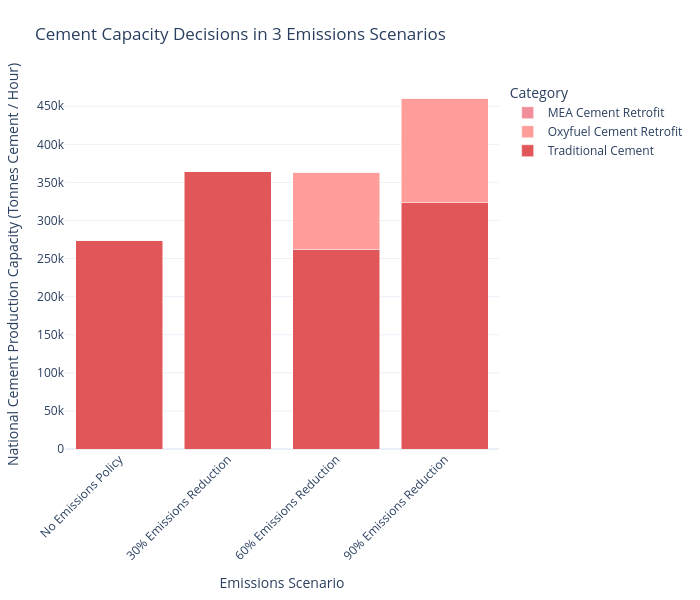

Write notebook code for a chart like this one.
### Code cell
plot_stacked_bar(
    consolidate_capacity(cement_df).T,
    scenario_map=scenario_map,
    name_map=tech_name_map,
    color_map=custom_color_map,
    title_name = "Cement Capacity Decisions in 3 Emissions Scenarios",
    xaxis_name="Emissions Scenario",
    yaxis_name="National Cement Production Capacity (Tonnes Cement / Hour)",
    width=700
)

### Figure 1 — Plotly figure (JSON) as saved in the notebook; plotly's stock layout.template omitted (floating-point values rounded to 4 significant figures)
{"data": [{"hovertemplate": "Category=Traditional Cement<br>Emissions Scenario=%{x}<br>National Cement Production Capacity (Tonnes Cement / Hour)=%{y}<extra></extra>", "legendgroup": "Traditional Cement", "marker": {"color": "#e15759", "pattern": {"shape": ""}}, "name": "Traditional Cement", "orientation": "v", "showlegend": true, "textposition": "auto", "type": "bar", "x": ["No Emissions Policy", "30% Emissions Reduction", "60% Emissions Reduction", "90% Emissions Reduction"], "xaxis": "x", "y": [274200.0, 364500.0, 262000.0, 323000.0], "yaxis": "y"}, {"hovertemplate": "Category=Oxyfuel Cement Retrofit<br>Emissions Scenario=%{x}<br>National Cement Production Capacity (Tonnes Cement / Hour)=%{y}<extra></extra>", "legendgroup": "Oxyfuel Cement Retrofit", "marker": {"color": "#ff9d9a", "pattern": {"shape": ""}}, "name": "Oxyfuel Cement Retrofit", "orientation": "v", "showlegend": true, "textposition": "auto", "type": "bar", "x": ["No Emissions Policy", "30% Emissions Reduction", "60% Emissions Reduction", "90% Emissions Reduction"], "xaxis": "x", "y": [4.687e-20, 5.464, 101600.0, 137200.0], "yaxis": "y"}, {"hovertemplate": "Category=MEA Cement Retrofit<br>Emissions Scenario=%{x}<br>National Cement Production Capacity (Tonnes Cement / Hour)=%{y}<extra></extra>", "legendgroup": "MEA Cement Retrofit", "marker": {"color": "#f28e9b", "pattern": {"shape": ""}}, "name": "MEA Cement Retrofit", "orientation": "v", "showlegend": true, "textposition": "auto", "type": "bar", "x": ["No Emissions Policy", "30% Emissions Reduction", "60% Emissions Reduction", "90% Emissions Reduction"], "xaxis": "x", "y": [0.0, 0.0, 0.0, 0.0], "yaxis": "y"}], "layout": {"barmode": "stack", "height": 600, "legend": {"title": {"text": "Category"}, "tracegroupgap": 0, "traceorder": "reversed"}, "margin": {"b": 80, "l": 60, "r": 60, "t": 80}, "title": {"text": "Cement Capacity Decisions in 3 Emissions Scenarios"}, "width": 700, "xaxis": {"anchor": "y", "domain": [0, 1], "tickangle": -45, "title": {"text": "Emissions Scenario"}}, "yaxis": {"anchor": "x", "domain": [0, 1], "title": {"text": "National Cement Production Capacity (Tonnes Cement / Hour)"}}}}
